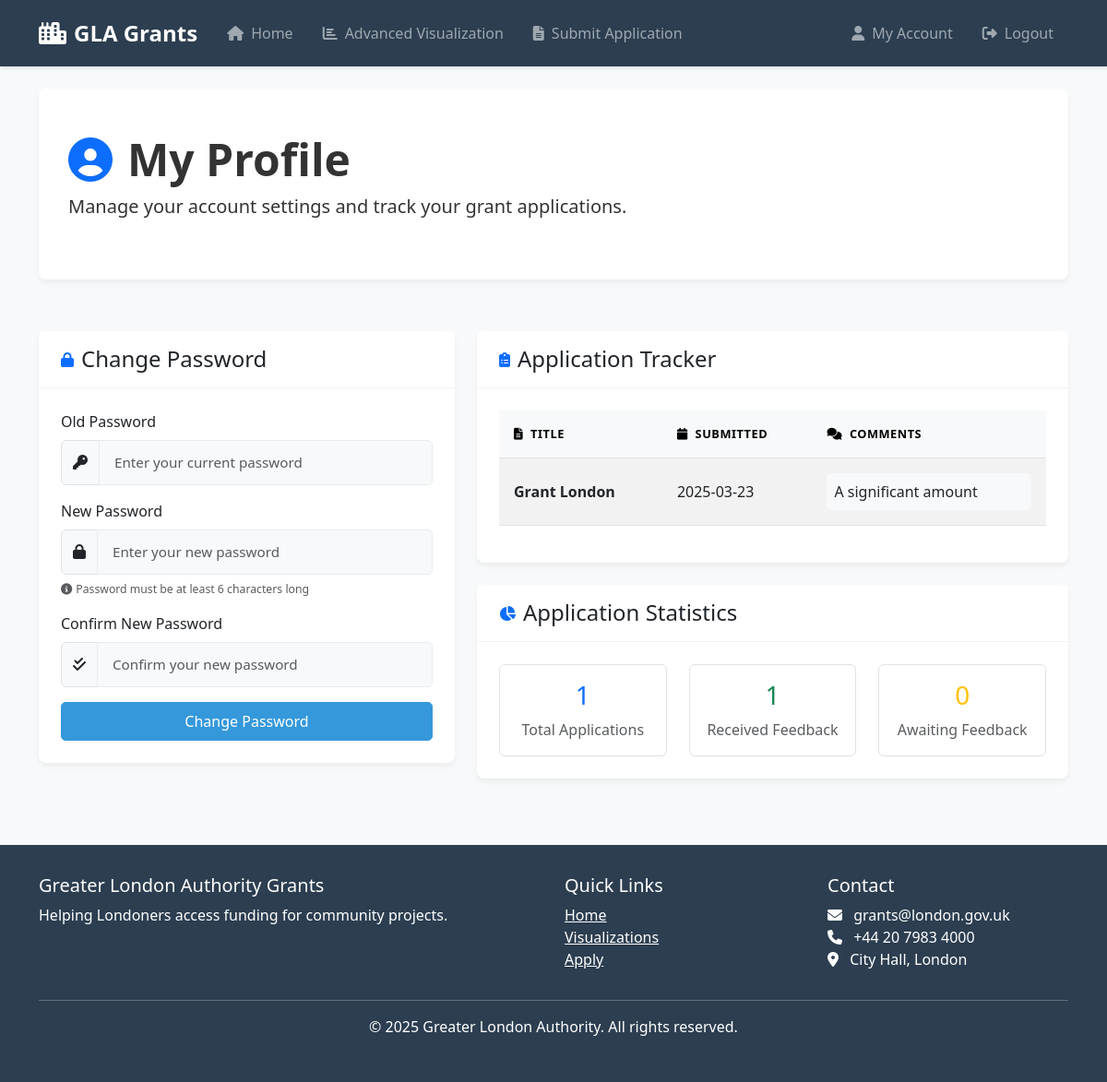
Before: /account (signed in) with the older database file.
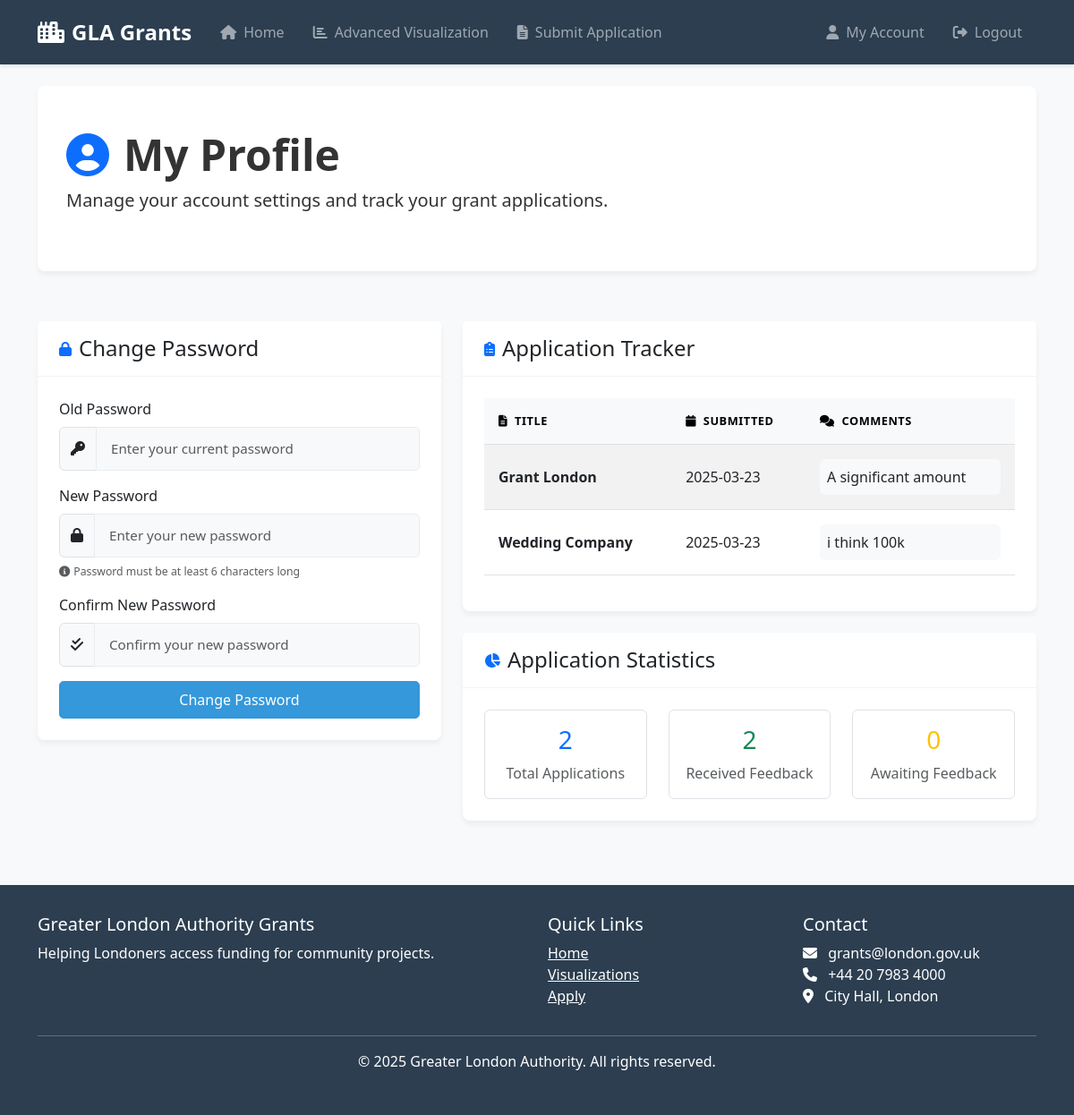
After: the same page with the newer database file.
### coursework2/gla_grants_app/models.py (models this page shows)
class GrantApplication(db.Model):
    __tablename__ = 'grant_applications'
    id: Mapped[int] = mapped_column(primary_key=True)
    user_id: Mapped[int] = mapped_column(ForeignKey('users.id'))
    grant_id: Mapped[Optional[int]] = mapped_column(ForeignKey('grants.id'))
    title: Mapped[str] = mapped_column(Text, nullable=False)
    description: Mapped[str] = mapped_column(Text, nullable=False)
    category: Mapped[str] = mapped_column(Text, nullable=False)
    question: Mapped[str] = mapped_column(Text, nullable=False)
    comment: Mapped[Optional[str]] = mapped_column(Text)
    date_submitted: Mapped[str] = mapped_column(Text, nullable=False)
    user = relationship("User", back_populates="applications")
    grant = relationship("Grant", back_populates="applications")

### coursework2/gla_grants_app/routes.py (the view, shortened to what this page needs)
@main.route('/account', methods=['GET', 'POST'])
def account():
    if 'user_id' not in session:
        flash('Please log in to access this page', 'warning')
        return redirect(url_for('main.login'))
    user = db.get_or_404(User, session['user_id'])
    password_form = PasswordChangeForm()
    applications = db.session.execute(
        db.select(GrantApplication).filter_by(user_id=session['user_id']).order_by(GrantApplication.date_submitted.desc())
    ).scalars().all()
    return render_template('account.html', password_form=password_form, applications=applications)

### coursework2/gla_grants_app/forms.py
class PasswordChangeForm(FlaskForm):
    old_password = PasswordField('Old Password', validators=[DataRequired()])
    new_password = PasswordField('New Password', validators=[DataRequired(), Length(min=6)])
    confirm_password = PasswordField('Confirm New Password',
                                  validators=[DataRequired(), EqualTo('new_password', message='Passwords must match')])
    submit = SubmitField('Change Password')

### coursework2/gla_grants_app/templates/account.html (shortened to what the changed rows need)
{% extends "layout.html" %}
{% block content %}
<div class="row">
    <div class="col-md-12">
        <div class="hero-section">
            <h1 class="display-5 fw-bold">
                <i class="fas fa-user-circle me-3 text-primary"></i>My Profile
            </h1>
        </div>
    </div>
</div>
<div class="row mt-4">
    <div class="col-md-7">
        <div class="card">
            <div class="card-body">
                {% if applications %}
                    <div class="table-responsive">
                        <table class="table table-striped table-hover">
                            <thead class="table-light">
                                <tr>
                                    <th><i class="fas fa-file-alt me-2"></i>Title</th>
                                    <th><i class="fas fa-calendar me-2"></i>Submitted</th>
                                    <th><i class="fas fa-comments me-2"></i>Comments</th>
                                </tr>
                            </thead>
                            <tbody>
                                {% for application in applications %}
                                <tr>
                                    <td class="fw-bold">{{ application.title }}</td>
                                    <td>{{ application.date_submitted }}</td>
                                    <td>
                                        {% if application.comment %}
                                            <div class="bg-light p-2 rounded">
                                                {{ application.comment }}
                                            </div>
                                        {% else %}
                                            <span class="badge bg-secondary">
                                                <i class="fas fa-hourglass-half me-1"></i>No feedback yet, stay tuned!
                                            </span>
                                        {% endif %}
                                    </td>
                                </tr>
                                {% endfor %}
                            </tbody>
                        </table>
                    </div>
                {% endif %}
            </div>
        </div>
        <div class="card mt-4">
            <div class="card-body">
                <div class="row text-center">
                    <div class="col-md-4">
                        <div class="border rounded p-3">
                            <h3 class="text-primary">{{ applications|length }}</h3>
                            <p class="text-muted mb-0">Total Applications</p>
                        </div>
                    </div>
                    <div class="col-md-4">
                        <div class="border rounded p-3">
                            <h3 class="text-success">{{ applications|selectattr('comment')|list|length }}</h3>
                            <p class="text-muted mb-0">Received Feedback</p>
                        </div>
                    </div>
                </div>
            </div>
        </div>
    </div>
</div>
{% endblock %}

Changed rows visible on the page:
added GrantApplication: title "Wedding Company", date_submitted "2025-03-23", comment "i think 100k"
Other visible differences:
{{ applications|length }}: "1" → "2"
{{ applications|selectattr('comment')|list|length }}: "1" → "2"
